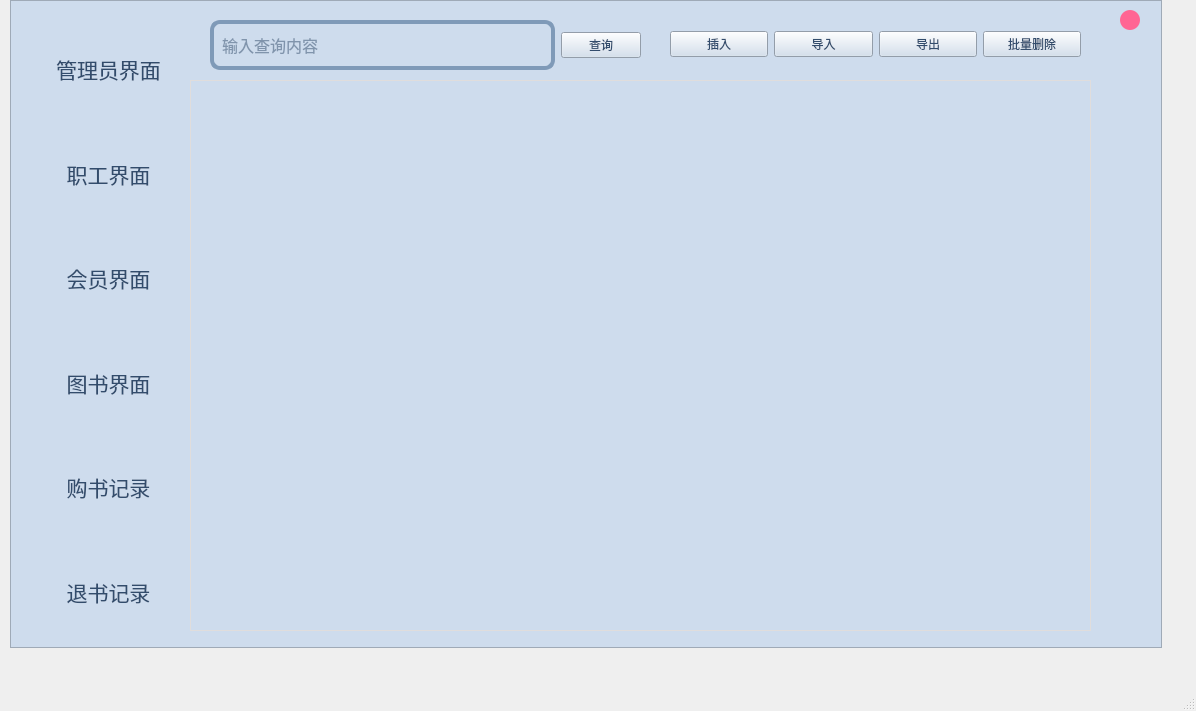
<?xml version="1.0" encoding="UTF-8"?>
<ui version="4.0">
 <class>MainWindow</class>
 <widget class="QMainWindow" name="MainWindow">
  <property name="geometry">
   <rect>
    <x>0</x>
    <y>0</y>
    <width>1196</width>
    <height>711</height>
   </rect>
  </property>
  <property name="windowTitle">
   <string>MainWindow</string>
  </property>
  <widget class="QWidget" name="centralwidget">
   <widget class="QFrame" name="frame">
    <property name="geometry">
     <rect>
      <x>10</x>
      <y>0</y>
      <width>1152</width>
      <height>648</height>
     </rect>
    </property>
    <property name="styleSheet">
     <string notr="true">/*??*/
QWidget
{
color: rgb(50,76,108);  /*????*/
background-color: rgb(206,220,237); /*???*/

}
QWidget#Contents
{
    color: rgb(50,76,108);  /*????*/
    background-color: rgb(206,220,237); /*???*/
}
/*??????*/
QPushButton#btnLogin,#btnLogout,#btnHide,#btnUpdate,#btnSure,#btnAdd,#btnDel
{
    background-color:rgba(189,209,233);/*???*/
    min-height:30px; /*????*/
    min-width:180px; /*????*/
    border-style:solid;/*???? solid?? none??? inset/outset 3D??*/
    border-width:4px; /*??????*/
    border-radius:10px;/*????????*/
    border-color:rgba(127,154,184);/*????*/
    font-size:12pt;/*?? ????*/
    color: rgb(50,76,108);/*????*/
    padding:6px; /*??*/
}
/*??????*/
QPushButton:pressed
{
    background-color:rgba(192,240,255);/*???*/
    border-color:rgba(127,154,184);/*????*/
    border-style:solid;/*???? solid?? none??? inset/outset 3D??*/
    color: rgb(50,76,108);/*????*/
}
/*??????*/
QPushButton#btnLogin:hover,#btnLogout:hover,#btnHide:hover,#btnUpdate:hover,#btnSure:hover,#btnAdd:hover,#btnDel:hover
{
    background-color:rgba(192,221,244);/*???*/
    border-color:rgba(127,154,184);/*????*/
    color: rgb(50,76,108);/*????*/
}
QLineEdit
{
    background-color:rgb(206,220,237);/*???*/
    min-height:30px; /*????*/
    min-width:180px; /*????*/
    border-style:solid;/*???? solid?? none??? inset/outset 3D??*/
    border-width:4px; /*??????*/
    border-radius:10px;/*????????*/
    border-color:rgba(127,154,184);/*????*/
    font-size:12pt;/*?? ????*/
    color: rgb(50,76,108);/*????*/
    padding:6px;/*??*/
}
QCheckBox
{
    color:rgb(50,76,108);/*????*/
    background-color:rgb(206,220,237);/*???*/
}
QComboBox
{
    background-color:rgb(206,220,237);
    color:rgb(50,76,108);/*????*/
    border-style:solid;/*???? solid?? none??? inset/outset 3D??*/
    border-width:4px;/*??????*/
    border-radius:10px;/*????????*/
    border-color:rgba(127,154,184);/*????*/
    min-height:35px; /*????*/
    font-size:12pt;
}
/*??????????*/
QComboBox::drop-down
{
     width:20px;
     border:none;
     background:transparent;
 }
/*????????*/
QComboBox::down-arrow
{
    image:url(:/image/array_down.png);
}
/*??????????*/
QComboBox QAbstractItemView
{
 background-color: rgb(206,220,237); /*???*/
    color: rgb(50,76,108);/*????*/
outline:none;
}
/*??????item*/
QComboBox QAbstractItemView::item
{
    height:30px;
    color:rgb(50,76,108);/*????*/
}
/*???item??*/
QComboBox QAbstractItemView::item:selected
{
    background-color:rgb(206,220,237); /*???*/
    color:rgb(50,76,108);/*????*/
}
QLabel
{
    color:rgb(50,76,108);/*????*/
font-size:12pt;
border:none;/*????*/
}
QTabWidget
{
    background-color: rgb(206,220,237); /*???*/
    color:rgb(50,76,108);/*????*/
}
QTabBar::tab
{
    background-color:rgb(206,220,237); /*???*/
    color:rgb(50,76,108);/*????*/
    font-size:12pt;/*????*/
    height:30px; /*??*/
    min-width:100px;/*??*/
    border-top-left-radius:4px;/*??????????*/
    border-top-right-radius:4px;/*??????????*/
    margin-right: 5px;/*???  ????*/
    padding-left:5px;/*???--????*/
    padding-right:5px;/*???--????*/
}
QTabBar::tab:hover
{
    background-color: rgb(206,220,237); /*???*/
}
QTabBar::tab:selected
{
    background-color: rgb(189,209,233); /*???*/
}
QTableView,QTableWidget{
    background-color:rgb(206,220,237); /*???*/
    color:rgb(50,76,108);/*????*/
    selection-background-color:rgba(192,221,244);/*???*/;/*??????*/
    border:1px solid #E0DDDC;/*???1?????*/
    gridline-color:lightgray;/*????????????????*/
    font:bold 12pt;/*?? ????*/
}
/*??????*/
QHeaderView::section{
    background-color:rgb(206,220,237); /*???*/
    border:0px solid #E0DDDC;/*????????0??????????*/
    border-bottom:1px solid #E0DDDC;/*??????????????????????Table?????????2px?????*/
    min-height:30px;;/*????*/
    font-size:12pt;/*????*/
}
QTreeWidget,QTreeView
{
    background-color:rgb(206,220,237); /*???*/
    color:rgb(50,76,108);/*????*/
    selection-background-color:rgba(5,23,200);/*??????*/
    font-size:12pt;/*????*/
}
/*????*/
QTreeWidget::branch:has-children:!has-siblings:closed,
QTreeWidget::branch:closed:has-children:has-siblings {
    border-image: none;
    image: url(:/image/add-line_horizontal.png);
}
/*????*/
QTreeWidget::branch:open:has-children:!has-siblings,
QTreeWidget::branch:open:has-children:has-siblings  {
    border-image: none;
    image: url(:/image/array_down.png);
}
/*????*/
QTreeView::branch:has-children:!has-siblings:closed,
QTreeView::branch:closed:has-children:has-siblings {
    border-image: none;
    image: url(:/image/add-line_horizontal.png);
}
/*????*/
QTreeView::branch:open:has-children:!has-siblings,
QTreeView::branch:open:has-children:has-siblings  {
    border-image: none;
    image: url(:/image/array_down.png);
}
</string>
    </property>
    <property name="frameShape">
     <enum>QFrame::StyledPanel</enum>
    </property>
    <property name="frameShadow">
     <enum>QFrame::Raised</enum>
    </property>
    <widget class="QPushButton" name="btn_Close">
     <property name="enabled">
      <bool>true</bool>
     </property>
     <property name="geometry">
      <rect>
       <x>1110</x>
       <y>10</y>
       <width>20</width>
       <height>20</height>
      </rect>
     </property>
     <property name="sizePolicy">
      <sizepolicy hsizetype="Fixed" vsizetype="Fixed">
       <horstretch>0</horstretch>
       <verstretch>0</verstretch>
      </sizepolicy>
     </property>
     <property name="minimumSize">
      <size>
       <width>20</width>
       <height>20</height>
      </size>
     </property>
     <property name="maximumSize">
      <size>
       <width>20</width>
       <height>20</height>
      </size>
     </property>
     <property name="styleSheet">
      <string notr="true">QPushButton
{
background:#FF6694;
border-radius:10px;
}
QPushButton:hover
{
background:#FF0000;
}

</string>
     </property>
     <property name="text">
      <string/>
     </property>
    </widget>
    <widget class="QWidget" name="layoutWidget">
     <property name="geometry">
      <rect>
       <x>30</x>
       <y>20</y>
       <width>137</width>
       <height>621</height>
      </rect>
     </property>
     <layout class="QVBoxLayout" name="verticalLayout">
      <item>
       <widget class="QLabel" name="label_8">
        <property name="styleSheet">
         <string notr="true">
QLabel::hover{
	color: rgb(255, 102, 148);
}</string>
        </property>
        <property name="text">
         <string>&lt;html&gt;&lt;head/&gt;&lt;body&gt;&lt;p align=&quot;center&quot;&gt;&lt;span style=&quot; font-size:16pt;&quot;&gt;管理员界面&lt;/span&gt;&lt;/p&gt;&lt;/body&gt;&lt;/html&gt;</string>
        </property>
       </widget>
      </item>
      <item>
       <widget class="QLabel" name="label_13">
        <property name="styleSheet">
         <string notr="true">
QLabel::hover{
	color: rgb(255, 102, 148);
}</string>
        </property>
        <property name="text">
         <string>&lt;html&gt;&lt;head/&gt;&lt;body&gt;&lt;p align=&quot;center&quot;&gt;&lt;span style=&quot; font-size:16pt;&quot;&gt;职工界面&lt;/span&gt;&lt;/p&gt;&lt;/body&gt;&lt;/html&gt;</string>
        </property>
       </widget>
      </item>
      <item>
       <widget class="QLabel" name="label_5">
        <property name="styleSheet">
         <string notr="true">
QLabel::hover{
	color: rgb(255, 102, 148);
}
</string>
        </property>
        <property name="text">
         <string>&lt;html&gt;&lt;head/&gt;&lt;body&gt;&lt;p align=&quot;center&quot;&gt;&lt;span style=&quot; font-size:16pt;&quot;&gt;会员界面&lt;/span&gt;&lt;/p&gt;&lt;/body&gt;&lt;/html&gt;</string>
        </property>
       </widget>
      </item>
      <item>
       <widget class="QLabel" name="label_12">
        <property name="styleSheet">
         <string notr="true">
QLabel::hover{
	color: rgb(255, 102, 148);
}</string>
        </property>
        <property name="text">
         <string>&lt;html&gt;&lt;head/&gt;&lt;body&gt;&lt;p align=&quot;center&quot;&gt;&lt;span style=&quot; font-size:16pt;&quot;&gt;图书界面&lt;/span&gt;&lt;/p&gt;&lt;/body&gt;&lt;/html&gt;</string>
        </property>
       </widget>
      </item>
      <item>
       <widget class="QLabel" name="label_11">
        <property name="styleSheet">
         <string notr="true">
QLabel::hover{
	color: rgb(255, 102, 148);
}</string>
        </property>
        <property name="text">
         <string>&lt;html&gt;&lt;head/&gt;&lt;body&gt;&lt;p align=&quot;center&quot;&gt;&lt;span style=&quot; font-size:16pt;&quot;&gt;购书记录&lt;/span&gt;&lt;/p&gt;&lt;/body&gt;&lt;/html&gt;</string>
        </property>
       </widget>
      </item>
      <item>
       <widget class="QLabel" name="label_14">
        <property name="styleSheet">
         <string notr="true">
QLabel::hover{
	color: rgb(255, 102, 148);
}</string>
        </property>
        <property name="text">
         <string>&lt;html&gt;&lt;head/&gt;&lt;body&gt;&lt;p align=&quot;center&quot;&gt;&lt;span style=&quot; font-size:16pt;&quot;&gt;退书记录&lt;/span&gt;&lt;/p&gt;&lt;/body&gt;&lt;/html&gt;</string>
        </property>
       </widget>
      </item>
     </layout>
    </widget>
    <widget class="QTableWidget" name="tableWidget_Admin">
     <property name="geometry">
      <rect>
       <x>180</x>
       <y>80</y>
       <width>901</width>
       <height>551</height>
      </rect>
     </property>
     <property name="styleSheet">
      <string notr="true"/>
     </property>
    </widget>
    <widget class="QWidget" name="horizontalLayoutWidget">
     <property name="geometry">
      <rect>
       <x>660</x>
       <y>19</y>
       <width>411</width>
       <height>51</height>
      </rect>
     </property>
     <layout class="QHBoxLayout" name="horizontalLayout">
      <item>
       <widget class="QPushButton" name="pushButton_3">
        <property name="text">
         <string>插入</string>
        </property>
       </widget>
      </item>
      <item>
       <widget class="QPushButton" name="pushButton_5">
        <property name="text">
         <string>导入</string>
        </property>
       </widget>
      </item>
      <item>
       <widget class="QPushButton" name="pushButton_4">
        <property name="text">
         <string>导出</string>
        </property>
       </widget>
      </item>
      <item>
       <widget class="QPushButton" name="pushButton_2">
        <property name="text">
         <string>批量删除</string>
        </property>
       </widget>
      </item>
     </layout>
    </widget>
    <widget class="QWidget" name="horizontalLayoutWidget_2">
     <property name="geometry">
      <rect>
       <x>200</x>
       <y>19</y>
       <width>431</width>
       <height>52</height>
      </rect>
     </property>
     <layout class="QHBoxLayout" name="horizontalLayout_2">
      <item>
       <widget class="QLineEdit" name="lineEdit">
        <property name="placeholderText">
         <string>输入查询内容</string>
        </property>
       </widget>
      </item>
      <item>
       <widget class="QPushButton" name="pushButton">
        <property name="text">
         <string>查询</string>
        </property>
       </widget>
      </item>
     </layout>
    </widget>
   </widget>
  </widget>
  <widget class="QMenuBar" name="menubar">
   <property name="geometry">
    <rect>
     <x>0</x>
     <y>0</y>
     <width>1196</width>
     <height>26</height>
    </rect>
   </property>
  </widget>
  <widget class="QStatusBar" name="statusbar"/>
 </widget>
 <resources>
  <include location="sources.qrc"/>
 </resources>
 <connections/>
</ui>
